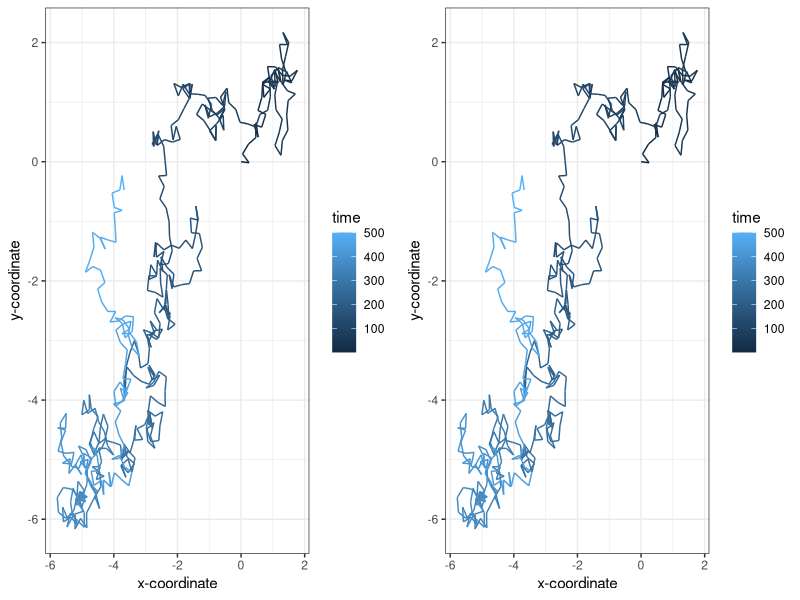

Write R code to recreate this figure.
install.packages("ggplot2")
install.packages("gridExtra")


library(ggplot2)
library(gridExtra)


random_walk  <- function (n_steps) {
  
  df <- data.frame(x = rep(NA, n_steps), y = rep(NA, n_steps), time = 1:n_steps)
  
  df[1,] <- c(0,0,1)
  
  set.seed(7)
  
  
  for (i in 2:n_steps) {
    
    h <- 0.25
    
    angle <- runif(1, min = 0, max = 2*pi)
    
    df[i,1] <- df[i-1,1] + cos(angle)*h
    
    df[i,2] <- df[i-1,2] + sin(angle)*h
    
    df[i,3] <- i
    
  }
  
  return(df)
  
}

data1 <- random_walk(500)

plot1 <- ggplot(aes(x = x, y = y), data = data1) +
  
  geom_path(aes(colour = time)) +
  
  theme_bw() +
  
  xlab("x-coordinate") +
  
  ylab("y-coordinate")

data2 <- random_walk(500)

plot2 <- ggplot(aes(x = x, y = y), data = data2) +
  
  geom_path(aes(colour = time)) +
  
  theme_bw() +
  
  xlab("x-coordinate") +
  
  ylab("y-coordinate")


grid.arrange(plot1, plot2, ncol=2)



